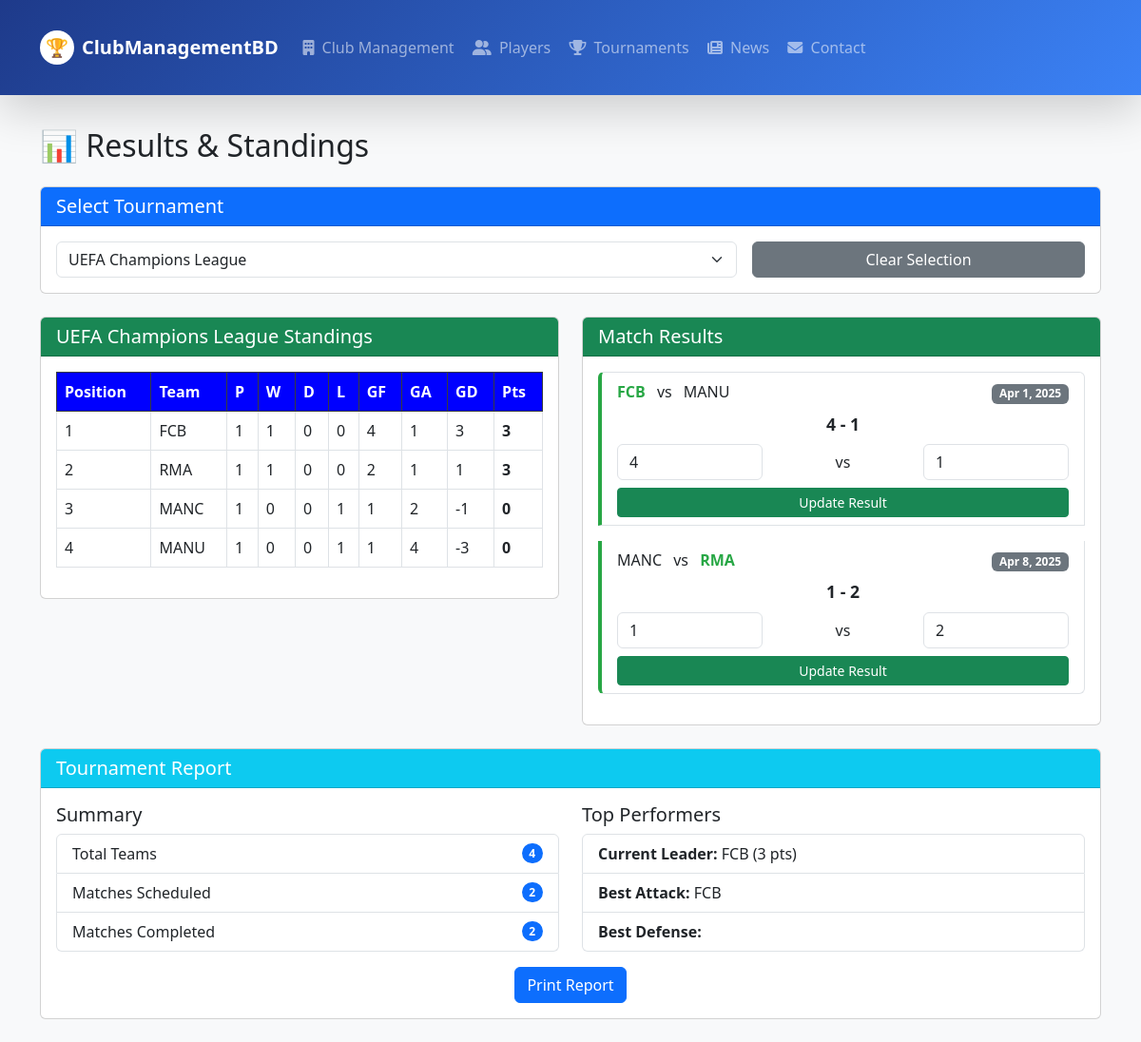
The app's page /results.php?tournament_id=3 with its own data.
### tables this page shows
CREATE TABLE `Tournament` (
  `Tournament_id` int(11) NOT NULL,
  `Tournament_name` varchar(100) DEFAULT NULL,
  `sport` varchar(50) DEFAULT NULL,
  `format` varchar(50) DEFAULT NULL,
  `Tournament_start_date` date DEFAULT NULL,
  `Tournament_end_date` date DEFAULT NULL
);

CREATE TABLE `Result` (
  `Result_id` int(11) NOT NULL,
  `Match_id` int(11) DEFAULT NULL,
  `team1_score` int(11) DEFAULT NULL,
  `team2_score` int(11) DEFAULT NULL,
  `winner_team_id` int(11) DEFAULT NULL
);

CREATE TABLE `Team` (
  `Team_id` int(11) NOT NULL,
  `Club_id` int(11) DEFAULT NULL,
  `Team_name` varchar(100) DEFAULT NULL,
  `Captain_id` int(11) DEFAULT NULL
);

CREATE TABLE `Match_` (
  `Match_id` int(11) NOT NULL,
  `Tournament_id` int(11) DEFAULT NULL,
  `Team1_id` int(11) DEFAULT NULL,
  `Team2_id` int(11) DEFAULT NULL,
  `Match_date` date DEFAULT NULL,
  `referee` varchar(100) DEFAULT NULL
);

### results.php (the view, shortened to what this page needs)
<?php
include 'db_connect.php';
$tournaments = $conn->query("SELECT * FROM Tournament ORDER BY Tournament_name");
$selected_tournament = null;
$tournament_matches = [];
$tournament_standings = [];
if (isset($_GET['tournament_id'])) {
    $tournament_id = $_GET['tournament_id'];
    $selected_tournament = $conn->query("SELECT * FROM Tournament WHERE Tournament_id = $tournament_id")->fetch_assoc();
    $tournament_matches = $conn->query("SELECT m.*,
                                      t1.Team_name as team1_name,
                                      t2.Team_name as team2_name,
                                      r.team1_score, r.team2_score, r.winner_team_id
                                      FROM Match_ m
                                      JOIN Team t1 ON m.Team1_id = t1.Team_id
                                      JOIN Team t2 ON m.Team2_id = t2.Team_id
                                      LEFT JOIN Result r ON m.Match_id = r.Match_id
                                      WHERE m.Tournament_id = $tournament_id
                                      ORDER BY m.Match_date");
    $teams_in_tournament = $conn->query("SELECT t.Team_id, t.Team_name
                                        FROM Team t
                                        JOIN Team_Tournament tt ON t.Team_id = tt.Team_id
                                        WHERE tt.Tournament_id = $tournament_id");
    $tournament_standings = [];
    while ($team = $teams_in_tournament->fetch_assoc()) {
        $tournament_standings[$team['Team_id']] = [
            'team_name' => $team['Team_name'],
            'matches_played' => 0,
            'wins' => 0,
            'draws' => 0,
            'losses' => 0,
            'goals_for' => 0,
            'goals_against' => 0,
            'points' => 0
        ];
    }
    $matches_with_results = $conn->query("SELECT m.*, r.team1_score, r.team2_score, r.winner_team_id
                                        FROM Match_ m
                                        JOIN Result r ON m.Match_id = r.Match_id
                                        WHERE m.Tournament_id = $tournament_id");
    while ($match = $matches_with_results->fetch_assoc()) {
        $team1_id = $match['Team1_id'];
        $team2_id = $match['Team2_id'];
        $team1_score = $match['team1_score'];
        $team2_score = $match['team2_score'];
        $winner_id = $match['winner_team_id'];
        $tournament_standings[$team1_id]['matches_played']++;
        $tournament_standings[$team1_id]['goals_for'] += $team1_score;
        $tournament_standings[$team1_id]['goals_against'] += $team2_score;
        $tournament_standings[$team2_id]['matches_played']++;
        $tournament_standings[$team2_id]['goals_for'] += $team2_score;
        $tournament_standings[$team2_id]['goals_against'] += $team1_score;
        if ($winner_id == $team1_id) {
            $tournament_standings[$team1_id]['wins']++;
            $tournament_standings[$team1_id]['points'] += 3;
            $tournament_standings[$team2_id]['losses']++;
        } elseif ($winner_id == $team2_id) {
            $tournament_standings[$team2_id]['wins']++;
            $tournament_standings[$team2_id]['points'] += 3;
            $tournament_standings[$team1_id]['losses']++;
        } else {
            $tournament_standings[$team1_id]['draws']++;
            $tournament_standings[$team1_id]['points'] += 1;
            $tournament_standings[$team2_id]['draws']++;
            $tournament_standings[$team2_id]['points'] += 1;
        }
    }
    usort($tournament_standings, function($a, $b) {
        if ($a['points'] != $b['points']) {
            return $b['points'] - $a['points'];
        }
        $gdA = ($a['goals_for'] - $a['goals_against']);
        $gdB = ($b['goals_for'] - $b['goals_against']);
        if ($gdA != $gdB) {
            return $gdB - $gdA;
        }
        return $b['goals_for'] - $a['goals_for'];
    });
}
?>
<!DOCTYPE html>
<html>
<head>
    <link rel="stylesheet" href="https://cdn.jsdelivr.net/npm/bootstrap@5.3.0/dist/css/bootstrap.min.css">
</head>
<body class="p-4 bg-light">
<?php include 'navbar.php'; ?>
<div class="container">
    <h2 class="mb-4">📊 Results & Standings</h2>
    <div class="card mb-4">
        <div class="card-header bg-primary text-white">
            <h5 class="mb-0">Select Tournament</h5>
        </div>
        <div class="card-body">
            <form method="GET" class="row g-3">
                <div class="col-md-8">
                    <select name="tournament_id" class="form-select" onchange="this.form.submit()" required>
                        <?php while ($tournament = $tournaments->fetch_assoc()): ?>
                            <option value="<?= $tournament['Tournament_id'] ?>"
                                <?= isset($_GET['tournament_id']) && $_GET['tournament_id'] == $tournament['Tournament_id'] ? 'selected' : '' ?>>
                                <?= $tournament['Tournament_name'] ?>
                            </option>
                        <?php endwhile; ?>
                    </select>
                </div>
                <?php if (isset($_GET['tournament_id'])): ?>
                <div class="col-md-4">
                    <a href="results.php" class="btn btn-secondary w-100">Clear Selection</a>
                </div>
                <?php endif; ?>
            </form>
        </div>
    </div>
    <?php if ($selected_tournament): ?>
        <div class="row">
            <div class="col-md-6">
                <div class="card mb-4">
                    <div class="card-header bg-success text-white">
                        <h5 class="mb-0"><?= $selected_tournament['Tournament_name'] ?> Standings</h5>
                    </div>
                    <div class="card-body">
                        <?php if (!empty($tournament_standings)): ?>
                            <div class="table-responsive">
                                <table class="table table-bordered standings-table">
                                    <thead class="table-dark">
                                        <tr>
                                            <th>Position</th>
                                            <th>Team</th>
                                            <th>P</th>
                                            <th>W</th>
                                            <th>D</th>
                                            <th>L</th>
                                            <th>GF</th>
                                            <th>GA</th>
                                            <th>GD</th>
                                            <th>Pts</th>
                                        </tr>
                                    </thead>
                                    <tbody>
                                        <?php foreach ($tournament_standings as $position => $team): ?>
                                            <tr>
                                                <td><?= $position + 1 ?></td>
                                                <td><?= $team['team_name'] ?></td>
                                                <td><?= $team['matches_played'] ?></td>
                                                <td><?= $team['wins'] ?></td>
                                                <td><?= $team['draws'] ?></td>
                                                <td><?= $team['losses'] ?></td>
                                                <td><?= $team['goals_for'] ?></td>
                                                <td><?= $team['goals_against'] ?></td>
                                                <td><?= $team['goals_for'] - $team['goals_against'] ?></td>
                                                <td><strong><?= $team['points'] ?></strong></td>
                                            </tr>
                                        <?php endforeach; ?>
                                    </tbody>
                                </table>
                            </div>
                        <?php else: ?>
                            <div class="alert alert-info">No matches played yet in this tournament.</div>
                        <?php endif; ?>
                    </div>
                </div>
            </div>
            <div class="col-md-6">
                <div class="card">
                    <div class="card-header bg-success text-white">
                        <h5 class="mb-0">Match Results</h5>
                    </div>
                    <div class="card-body">
                        <?php if ($tournament_matches->num_rows > 0): ?>
                            <div class="list-group">
                                <?php while ($match = $tournament_matches->fetch_assoc()): ?>
                                    <div class="list-group-item result-card mb-3">
                                        <div class="d-flex justify-content-between align-items-center mb-2">
                                            <div>
                                                <span class="<?= $match['winner_team_id'] == $match['Team1_id'] ? 'winner' : '' ?>">
                                                    <?= $match['team1_name'] ?>
                                                </span>
                                                <span class="mx-2">vs</span>
                                                <span class="<?= $match['winner_team_id'] == $match['Team2_id'] ? 'winner' : '' ?>">
                                                    <?= $match['team2_name'] ?>
                                                </span>
                                            </div>
                                            <div>
                                                <span class="badge bg-secondary">
                                                    <?= date('M j, Y', strtotime($match['Match_date'])) ?>
                                                </span>
                                            </div>
                                        </div>
                                        <?php if (!is_null($match['team1_score'])): ?>
                                            <div class="score-display text-center mb-2">
                                                <?= $match['team1_score'] ?> - <?= $match['team2_score'] ?>
                                            </div>
                                        <?php endif; ?>
                                        <form method="POST">
                                            <div class="row g-2">
                                                <div class="col-4">
                                                    <input type="number" name="team1_score" class="form-control"
                                                           value="<?= $match['team1_score'] ?? '' ?>"
                                                           placeholder="Score" min="0" required>
                                                </div>
                                                <div class="col-4 text-center align-self-center">
                                                    vs
                                                </div>
                                                <div class="col-4">
                                                    <input type="number" name="team2_score" class="form-control"
                                                           value="<?= $match['team2_score'] ?? '' ?>"
                                                           placeholder="Score" min="0" required>
                                                </div>
                                                <div class="col-12 mt-2">
                                                    <button type="submit" name="record_result" class="btn btn-sm btn-success w-100">
                                                        <?= isset($match['team1_score']) ? 'Update Result' : 'Record Result' ?>
                                                    </button>
                                                </div>
                                            </div>
                                        </form>
                                    </div>
                                <?php endwhile; ?>
                            </div>
                        <?php else: ?>
                            <div class="alert alert-info">No matches scheduled for this tournament yet.</div>
                        <?php endif; ?>
                    </div>
                </div>
            </div>
        </div>
        <div class="card mt-4">
            <div class="card-header bg-info text-white">
                <h5 class="mb-0">Tournament Report</h5>
            </div>
            <div class="card-body">
                <div class="row">
                    <div class="col-md-6">
                        <h5>Summary</h5>
                        <ul class="list-group">
                            <li class="list-group-item d-flex justify-content-between align-items-center">
                                Total Teams
                                <span class="badge bg-primary rounded-pill"><?= count($tournament_standings) ?></span>
                            </li>
                            <li class="list-group-item d-flex justify-content-between align-items-center">
                                Matches Scheduled
                                <span class="badge bg-primary rounded-pill"><?= $tournament_matches->num_rows ?></span>
                            </li>
                            <li class="list-group-item d-flex justify-content-between align-items-center">
                                Matches Completed
                                <span class="badge bg-primary rounded-pill">
                                    <?= array_reduce($tournament_standings, function($carry, $team) {
                                        return $carry + $team['matches_played'];
                                    }, 0) / 2 ?>
                                </span>
                            </li>
                        </ul>
                    </div>
                    <div class="col-md-6">
                        <h5>Top Performers</h5>
                        <?php if (!empty($tournament_standings)): ?>
                            <div class="list-group">
                                <div class="list-group-item">
                                    <strong>Current Leader:</strong>
                                    <?= $tournament_standings[0]['team_name'] ?>
                                    (<?= $tournament_standings[0]['points'] ?> pts)
                                </div>
                                <div class="list-group-item">
                                    <strong>Best Attack:</strong>
                                    <?= array_reduce($tournament_standings, function($a, $b) {
                                        return $a['goals_for'] > $b['goals_for'] ? $a : $b;
                                    })['team_name'] ?>
                                </div>
                                <div class="list-group-item">
                                    <strong>Best Defense:</strong>
                                </div>
                            </div>
                        <?php else: ?>
                            <div class="alert alert-info">No matches played yet.</div>
                        <?php endif; ?>
                    </div>
                </div>
                <div class="text-center mt-3">
                    <button class="btn btn-primary" onclick="window.print()">Print Report</button>
                </div>
            </div>
        </div>
    <?php else: ?>
        <div class="alert alert-info">Please select a tournament to view results and standings.</div>
    <?php endif; ?>
</div>
</body>
</html>

### records on screen
tournament: Tournament_name "UEFA Champions League"
result: winner_team.Team_name "FCB", team.Team_name "MANU", Match.Match_date "Apr 1, 2025", team1_score "4", team2_score "1", shows "Update Result"
result: team.Team_name "MANC", winner_team.Team_name "RMA", Match.Match_date "Apr 8, 2025", team1_score "1", team2_score "2", shows "Update Result"
team: Team_name "FCB"
match_: Tournament "3"

### other values on screen
$team['team_name'] "FCB"
$team['matches_played'] "1"
$team['wins'] "1"
$team['draws'] "0"
$team['losses'] "0"
$team['goals_for'] "4"
$team['goals_against'] "1"
$team['goals_for'] - $team['goals_against'] "3"
$team['points'] "3"
$team['team_name'] "RMA"
$team['goals_for'] "2"
$team['goals_for'] - $team['goals_against'] "1"
$team['team_name'] "MANC"
$team['wins'] "0"
$team['losses'] "1"
